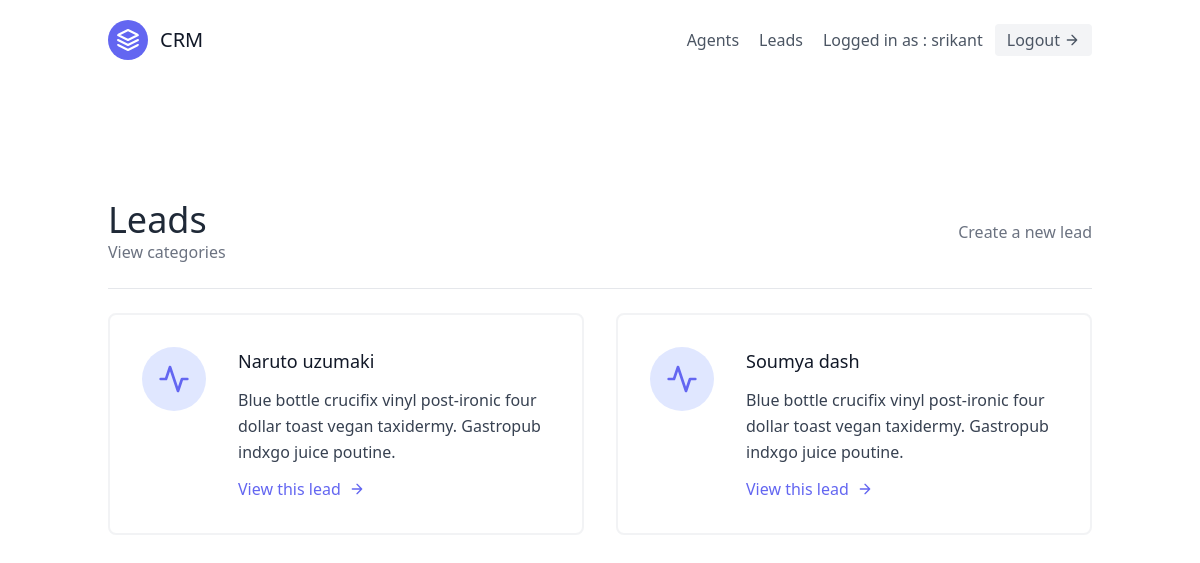
The app's page /leads/ (signed in), older data.
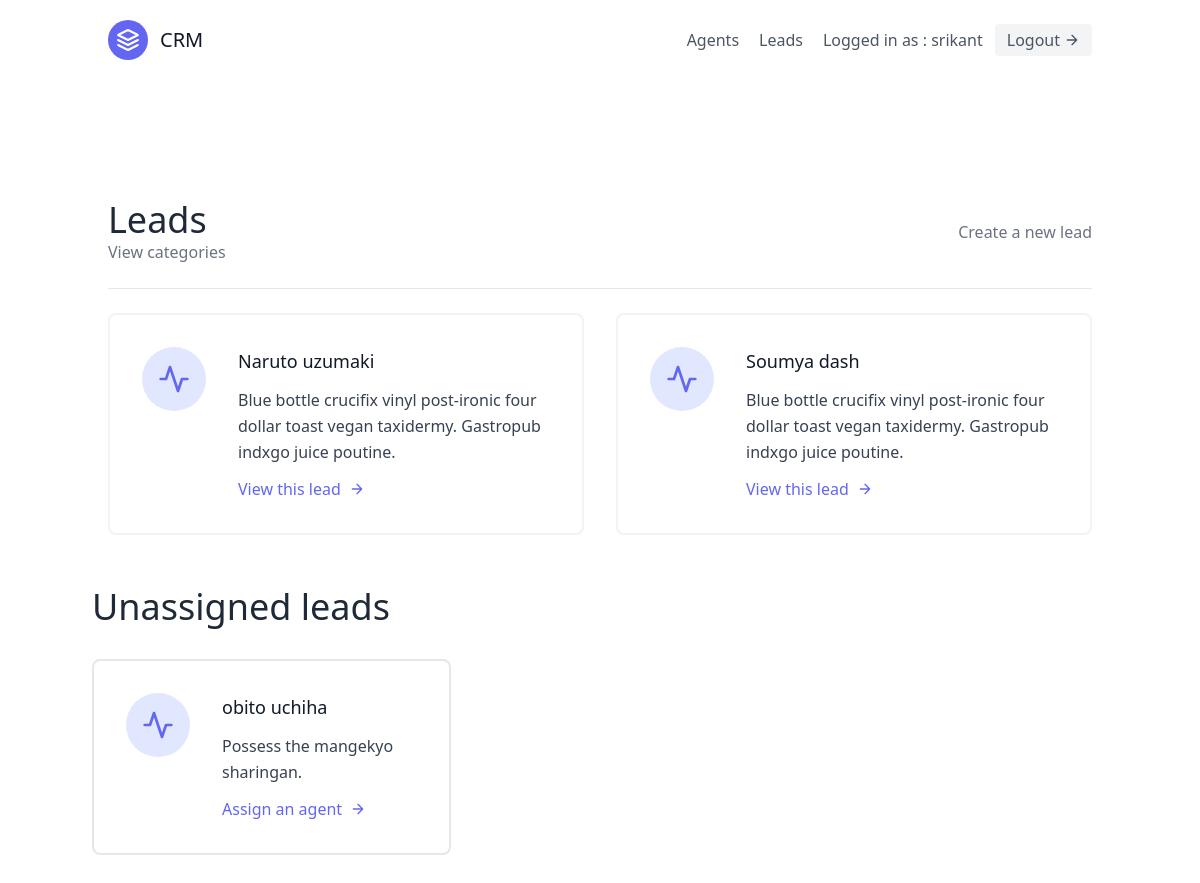
The same page, newer data.
### leads/models.py (models this page shows, shortened)
class User(AbstractUser):
    is_organisor = models.BooleanField(default=True)
    is_agent = models.BooleanField(default=False)

class Lead(models.Model):
    first_name = models.CharField(max_length=20)
    last_name = models.CharField(max_length=20)
    age = models.IntegerField(default=0)
    organisation = models.ForeignKey(UserProfile, on_delete=models.CASCADE)
    agent = models.ForeignKey("Agent", null=True, blank=True, on_delete=models.SET_NULL)
    category = models.ForeignKey("Category", related_name="leads", null=True, blank=True, on_delete=models.SET_NULL)
    description = models.TextField()
    date_added = models.DateTimeField(auto_now_add=True)
    phone_number = models.CharField(max_length=20)
    email = models.EmailField()

### leads/views.py (the view)
# urls.py: path('', LeadListView.as_view(), name='lead-list'),
class LeadListView(LoginRequiredMixin, generic.ListView):
    template_name = "leads/lead_list.html"
    context_object_name = "leads"
    def get_queryset(self):
        user = self.request.user
        if user.is_organisor:
            queryset = Lead.objects.filter(
                organisation=user.userprofile,
                agent__isnull=False
            )
        else:
            queryset = Lead.objects.filter(
                organisation=user.agent.organisation,
                agent__isnull=False
            )
            queryset = queryset.filter(agent__user=user)
        return queryset
    def get_context_data(self, **kwargs):
        context = super(LeadListView, self).get_context_data(**kwargs)
        user = self.request.user
        if user.is_organisor:
            queryset = Lead.objects.filter(
                organisation=user.userprofile,
                agent__isnull=True
            )
            context.update({
                "unassigned_leads": queryset
            })
        return context

### leads/templates/leads/lead_list.html
{% extends "base.html" %}
{% block content %}
    <section class="text-gray-700 body-font">
        <div class="container px-5 py-24 mx-auto flex flex-wrap">
            <div class="w-full mb-6 py-6 flex justify-between items-center border-b border-gray-200">
                <div>
                    <h1 class="text-4xl text-gray-800">Leads</h1>
                    <a class="text-gray-500 hover:text-blue-500" href="{% url 'leads:category-list' %}">
                        View categories
                    </a>
                </div>
                {% if request.user.is_organisor %}
                    <div>
                        <a class = "text-gray-500 hover:text-blue-500" href = "{% url 'leads:lead-create'%}">
                            Create a new lead
                        </a>
                    </div>
                {% endif %}
            </div>
            <div class="flex flex-wrap -m-4">
            {% for lead in leads %}
            <div class="p-4 lg:w-1/2 md:w-full">
            <div class="flex border-2 rounded-lg border-gray-200 border-opacity-50 p-8 sm:flex-row flex-col">
                <div class="w-16 h-16 sm:mr-8 sm:mb-0 mb-4 inline-flex items-center justify-center rounded-full bg-indigo-100 text-indigo-500 flex-shrink-0">
                <svg fill="none" stroke="currentColor" stroke-linecap="round" stroke-linejoin="round" stroke-width="2" class="w-8 h-8" viewBox="0 0 24 24">
                    <path d="M22 12h-4l-3 9L9 3l-3 9H2"></path>
                </svg>
                </div>
                <div class="flex-grow">
                    <h2 class="text-gray-900 text-lg title-font font-medium mb-3">{{ lead.first_name}} {{lead.last_name}}</h2>
                    <p class="leading-relaxed text-base">Blue bottle crucifix vinyl post-ironic four dollar toast vegan taxidermy. Gastropub indxgo juice poutine.</p>
                    <a href="{% url 'leads:lead-detail' lead.pk %}" class="mt-3 text-indigo-500 inline-flex items-center">View this lead
                        <svg fill="none" stroke="currentColor" stroke-linecap="round" stroke-linejoin="round" stroke-width="2" class="w-4 h-4 ml-2" viewBox="0 0 24 24">
                            <path d="M5 12h14M12 5l7 7-7 7"></path>
                        </svg>
                    </a>
                </div>
                </div>
                </div>
            {% endfor %}
            {% if unassigned_leads.exists %}
            <div class="mt-5 flex flex-wrap -m-4">
                <div class="p-4 w-full">
                    <h1 class="text-4xl text-gray-800">Unassigned leads</h1>
                </div>
                {% for lead in unassigned_leads %}
                <div class="p-4 lg:w-1/2 md:w-full">
                    <div class="flex border-2 rounded-lg border-gray-200 p-8 sm:flex-row flex-col">
                        <div class="w-16 h-16 sm:mr-8 sm:mb-0 mb-4 inline-flex items-center justify-center rounded-full bg-indigo-100 text-indigo-500 flex-shrink-0">
                            <svg fill="none" stroke="currentColor" stroke-linecap="round" stroke-linejoin="round" stroke-width="2" class="w-8 h-8" viewBox="0 0 24 24">
                                <path d="M22 12h-4l-3 9L9 3l-3 9H2"></path>
                            </svg>
                        </div>
                        <div class="flex-grow">
                            <h2 class="text-gray-900 text-lg title-font font-medium mb-3">
                                {{ lead.first_name }} {{ lead.last_name }}
                            </h2>
                            <p class="leading-relaxed text-base">
                                {{ lead.description }}
                            </p>
                            <a href="{% url 'leads:assign-agent' lead.pk %}" class="mt-3 text-indigo-500 inline-flex items-center">
                                Assign an agent
                                <svg fill="none" stroke="currentColor" stroke-linecap="round" stroke-linejoin="round" stroke-width="2" class="w-4 h-4 ml-2" viewBox="0 0 24 24">
                                    <path d="M5 12h14M12 5l7 7-7 7"></path>
                                </svg>
                            </a>
                        </div>
                    </div>
                </div>
                {% endfor %}
                </div>
           {% endif %}
        </div>
    </div>
 </section>
{% endblock content %}

### templates/base.html (shortened to what this page needs)
{% load static %}
<!DOCTYPE html>
<html lang="en">
<head>
    <link href="https://unpkg.com/tailwindcss@^2/dist/tailwind.min.css" rel = "stylesheet">
</head>
<body>
    <div class="max-w-7xl mx-auto">
        {% include 'navbar.html' %}
        {% block content %}
        {% endblock content %}
    </div>
</body>
</html>

### templates/navbar.html (shortened to what this page needs)
<header class="text-gray-600 body-font">
    <div class="container mx-auto flex flex-wrap p-5 flex-col md:flex-row items-center">
      <a class="flex title-font font-medium items-center text-gray-900 mb-4 md:mb-0">
        <svg xmlns="http://www.w3.org/2000/svg" fill="none" stroke="currentColor" stroke-linecap="round" stroke-linejoin="round" stroke-width="2" class="w-10 h-10 text-white p-2 bg-indigo-500 rounded-full" viewBox="0 0 24 24">
          <path d="M12 2L2 7l10 5 10-5-10-5zM2 17l10 5 10-5M2 12l10 5 10-5"></path>
        </svg>
        <span class="ml-3 text-xl">CRM</span>
      </a>
      <nav class="md:ml-auto flex flex-wrap items-center text-base justify-center">
        {% if not request.user.is_authenticated %}
          <a href = "{% url 'signup' %}" class="mr-5 hover:text-gray-900">Signup</a>
        {%else%}
          {% if request.user.is_organisor %}
            <a href = "{% url 'agents:agent-list'%}" class="mr-5 hover:text-gray-900">Agents</a>
          {% endif %}
          <a href = "{% url 'leads:lead-list'%}" class="mr-5 hover:text-gray-900">Leads</a>
        {% endif %}
      </nav>
      {% if request.user.is_authenticated %}
          Logged in as : {{ request.user.username}}
          <a href= "{% url 'logout' %}" class="ml-3 inline-flex items-center bg-gray-100 border-0 py-1 px-3 focus:outline-none hover:bg-gray-200 rounded text-base mt-4 md:mt-0">Logout
            <svg fill="none" stroke="currentColor" stroke-linecap="round" stroke-linejoin="round" stroke-width="2" class="w-4 h-4 ml-1" viewBox="0 0 24 24">
              <path d="M5 12h14M12 5l7 7-7 7"></path>
            </svg>
          </a>
      {% endif %}
    </div>
  </header>

### templates/scripts.html (shortened to what this page needs)
{% load static %}

Row changes from the older to the newer data that the page shows:
added Lead: first_name "obito", last_name "uchiha", description "Possess the mangekyo sharingan.", shown under "Unassigned leads"
Text that changed along with them:
text now shown: "Unassigned leads"
